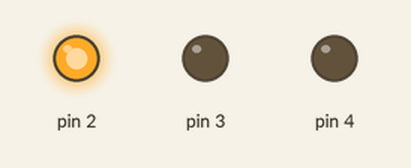
The sketch below on a simulated Arduino Uno, built with avr-gcc and run on an emulated ATmega328P. Shown: output pins drawn as LEDs (lit = HIGH).

Above: at 0.5 s.
At 2.5 s:
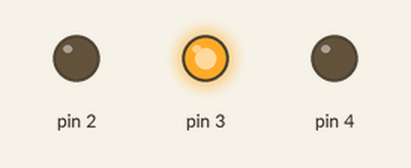
At 4.5 s:
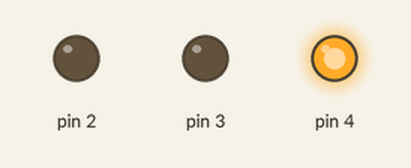
At 5.5 s:
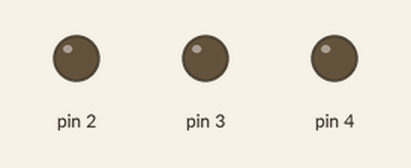
Timing chart, 0 to 7.8 s (numbered marks = the images above):
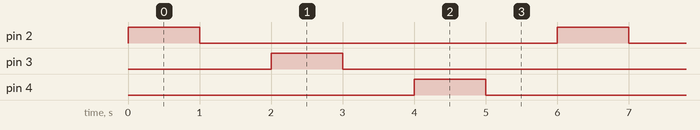

The sketch:

0.For_LED.ino
```cpp
int R=2;
int Y=3;
int G=4;

void setup() {

 for (int i=2; i<=4; i++){
 pinMode (i,OUTPUT);}
}

void loop() {
 for (int i=2; i<=4; i++){
 digitalWrite (i,HIGH);
 delay (1000);
  digitalWrite (i,LOW);
 delay (1000);}

}
```

Measured:
- by itself, pin 2–4: alternates HIGH for 1.0 s and LOW for 5.0 s
- by itself, everything shown: repeats every 6.0 s, in 6 steps
